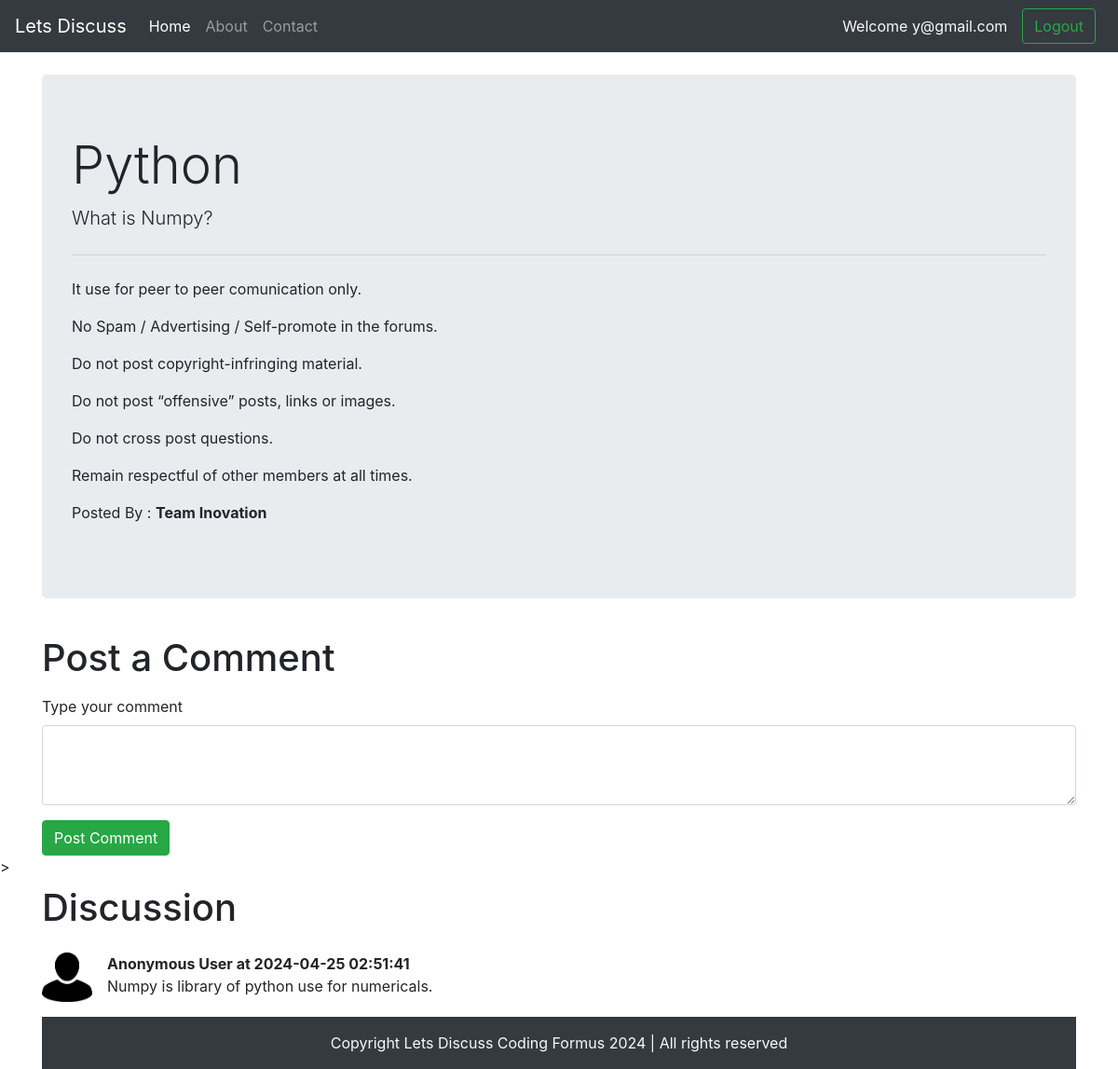
The page /threadin.php?threadid=85 (signed in) on the database its author committed.
### tables this page shows
CREATE TABLE `threads` (
  `thread_id` int(10) NOT NULL,
  `thread_title` varchar(256) NOT NULL,
  `thread_des` text NOT NULL,
  `thread_user_id` int(10) NOT NULL,
  `thread_cat_id` int(10) NOT NULL,
  `timestamp` datetime NOT NULL DEFAULT current_timestamp()
);

CREATE TABLE `comments` (
  `comment_id` int(9) NOT NULL,
  `comment_content` text NOT NULL,
  `thread_id` int(9) NOT NULL,
  `comment_by` int(9) NOT NULL,
  `comment_time` datetime NOT NULL DEFAULT current_timestamp()
);

### threadin.php (the view, shortened to what this page needs)
<!doctype html>
<html lang="en">
<head>
    <link rel="stylesheet" href="https://cdn.jsdelivr.net/npm/bootstrap@4.4.1/dist/css/bootstrap.min.css"
>
</head>
<body>
    <?php include 'partials/_header.php'; ?>
    <?php include 'partials/_dbconnect.php'; ?>
    <?php
        $id = $_GET['threadid'];
        $sql = "SELECT * FROM `threads` WHERE thread_id=$id ORDER BY timestamp DESC";
        $result = mysqli_query($conn,$sql);
        while($row = mysqli_fetch_assoc($result))
        {
            $title = $row['thread_title'];
            $desc = $row['thread_des'];
        }
    ?>
    <div class="container my-4">
        <div class="jumbotron">
            <h1 class="display-4"><?php echo $title;?></h1>
            <p class="lead"><?php echo $desc ;?></p>
            <hr class="my-4">
            <p>It use for peer to peer comunication only. </p>
            <p>No Spam / Advertising / Self-promote in the forums. </p>
            <p>Do not post copyright-infringing material. </p>
            <p>Do not post “offensive” posts, links or images. </p>
            <p>Do not cross post questions. </p>
            <p>Remain respectful of other members at all times.</p>
            <p>Posted By : <b>Team Inovation</b></p>
        </div>
    </div>
    <?php
if(isset($_SESSION['loggedin']) && $_SESSION['loggedin']==true)
{
  echo ' <div class="container">
  <h1 class="py-2">Post a Comment</h1>
  <form action="'. $_SERVER['REQUEST_URI'].'" method="post">
      <div class="form-group">
          <label for="exampleFormControlTextarea1">Type your comment</label>
          <textarea class="form-control" id="comment" name="comment" rows="3"></textarea>
      </div>
      <button type="submit" class="btn btn-success">Post Comment</button>
  </form>
</div>>';
    }
    ?>
    <div class="container">
        <h1 class="py-2">Discussion</h1>
        <?php
        $id = $_GET['threadid'];
        $sql = "SELECT * FROM `comments` WHERE thread_id=$id ORDER BY comment_time DESC";
        $result = mysqli_query($conn,$sql);
        while($row = mysqli_fetch_assoc($result))
        {
            $content = $row['comment_content'];
            $comment_time = $row['comment_time'];
        echo '<div class="media my-3">
            <img src="img/userimg.jpg" width=54px class="mr-3" alt="image not found">
            <div class="media-body">
            <p class="font-weight-bold my-0" >Anonymous User at '.$comment_time.'</p>
                '.$content.'
            </div>
        </div>';
}
?>
        <?php include 'partials/_footer.php'; ?>
</body>
</html>

### rows shown on the page
threads: thread_title "Python", thread_des "What is Numpy?"
comments: comment_time "2024-04-25 02:51:41", comment_content "Numpy is library of python use for numericals."

### other values the page prints
$_SESSION['useremail'] "y@gmail.com"
